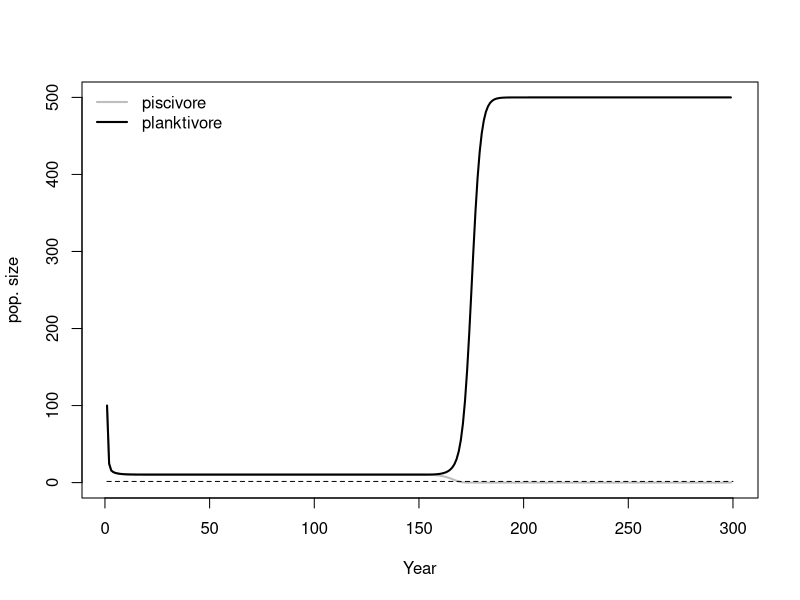

Write the R code that produced this figure. (Note: this script raises an error after producing the figure.)
#recreating Biggs et al. 2009 results using our version of her model
#trying to show how we can nest Bigg's original model in our version

setwd("C:/Users/jones/BoxSync/NDstuff/Dissertation/4/MultiSppModel/")
library(deSolve)
rm(list=ls())

#parameter definitions
# qE - harvest, species specific
# s - survial, species specific
# cJA - effect of adults of a given species on juveniles of a given species (cover cannibalism or interspecific predation)
# cJJ - effect of juveniles of one species on juveniles of the other (can be predation or competition)
# h - rate at which juveniles leave foraging arena for refuge, species specific
# v - rate at which juveniles enter foraging arena from refuge, species specific
# f - fecundity, species specific
tstep=1:300

#qE1Fun=approxfun(x=tstep,y=c(seq(0,by=0.1111,length.out = 113),rep(0,187)))
# qE2Fun=approxfun(x=tstep,y=seq(0,5,length.out = length(tstep)))
 qE1Fun=approxfun(x=tstep,y=rep(1.5, length(tstep)))
qE2Fun=approxfun(x=tstep,y=rep(1.5, length(tstep)))

# h1Fun=approxfun(x=tstep,y=seq(0,10,length.out = length(tstep)))
# h2Fun=approxfun(x=tstep,y=seq(0,10,length.out = length(tstep)))
h1Fun=approxfun(x=tstep,y=rep(8,length(tstep)))
h2Fun=approxfun(x=tstep,y=rep(8,length(tstep)))

# f1Fun=approxfun(x=tstep,y=seq(0,10,length.out = length(tstep)))
# f2Fun=approxfun(x=tstep,y=seq(0,10,length.out = length(tstep)))
f1Fun=approxfun(x=tstep,y=c(rep(2,length(tstep)*.5),seq(2,0,length.out = length(tstep)*.5)))
f2Fun=approxfun(x=tstep,y=rep(2,length(tstep)))


simBiggs<-function(t,y,params){
  A1<-y[1]
  A2<-y[2]
  J1<-y[3]
  J2<-y[4]
  with(as.list(params),{
    dA1dt=-qE1Fun(t)*A1+(s1-1)*A1+s1*J1
    dA2dt=-qE2Fun(t)*A2+(s2-1)*A2+s2*J2
    dJ1dt=-cJ1A1*J1*A1-cJ1J2*J2*J1-(cJ1A2*v1*A2*J1)/(h1Fun(t)+v1+cJ1A2*A2)+f1Fun(t)*A1
    dJ2dt=-cJ2A2*J2*A2-cJ2J1*J1*J2-(cJ2A1*v2*A1*J2)/(h2Fun(t)+v2+cJ2A1*A1)+f2Fun(t)*A2
    return(list(c(dA1dt,dA2dt,dJ1dt,dJ2dt)))
  })
}
p=c(s1=0.5,cJ1A1=0.001,cJ1A2=0.5,cJ1J2=0.003,v1=1,
    s2=0.5,cJ2A2=0.001,cJ2A1=0.5,cJ2J1=0.003,v2=1)
y0=c(100,100,0,0)
sim=ode(y=y0,times=tstep,func=simBiggs,parms=p)
#sim[nrow(sim),]
plot(sim[,1],sim[,2],type='l',ylim=c(0,max(sim[,2:3],na.rm = T)),col='grey',lwd=2,xlab = "Year",ylab = "pop. size")
lines(sim[,1],sim[,3],col='black',lwd=2)
lines(sim[,1],qE1Fun(sim[,1]),lty=2)
legend("topleft", legend = c("piscivore","planktivore"), col = c('grey','black'),lty = 1,lwd=2,bty = "n")
#lines(sim[,1],sim[,4],lty=2,col='grey')
#lines(sim[,1],sim[,5],lty=2,col='black')


### RECREATING BIGGS HARVEST RESULTS ####

store=data.frame(qEs=seq(0,8,length.out=30),A1=0,A2=0,J1=0,J2=0)
y0=c(100,10,0,0)
for(i in 1:nrow(store)){
  p=c(c(qE1=store$qEs[i],s1=0.5,cJ1A1=0.007,cJ1A2=0.003,cJ1J2=0.001,v1=1,h1=6,f1=1),
      c(qE2=0,s2=0.5,cJ2A2=0.007,cJ2A1=0.003,cJ2J1=0.001,v2=1,h2=6,f2=1))
  sim=ode(y=y0,times=times,func=simBiggs,parms=p)
  store$A1[i]=sim[nrow(sim),2]
  store$A2[i]=sim[nrow(sim),3]
  store$J1[i]=sim[nrow(sim),4]
  store$J2[i]=sim[nrow(sim),5]
}

plot(store$qEs,store$A1,lwd=3,type='l',ylim=c(0,max(store[,2:3])),ylab = "Abundance",xlab = "Harvest (q*E)",col='grey')
lines(store$qEs,store$A2,lwd=3,col='black')
legend("topright",legend = c("sp 1", "sp 2"), col = c("grey","black"),lwd=2,lty = 1,bty="n")


### RECREATING BIGGS RESULTS FOR SHORELINE DEVELOPMENT ####

store=data.frame(hs=seq(0,8,length.out=30),A1=0,A2=0,J1=0,J2=0)
y0=c(100,10,40,40)
for(i in 1:nrow(store)){
  p=c(c(qE1=0,s1=0.5,cJ1A1=0.007,cJ1A2=0.003,cJ1J2=0.001,v1=1,h1=store$hs[i],f1=1),
      c(qE2=0,s2=0.5,cJ2A2=0.007,cJ2A1=0.003,cJ2J1=0.001,v2=1,h2=6,f2=1))
  sim=ode(y=y0,times=times,func=simBiggs,parms=p)
  store$A1[i]=sim[nrow(sim),2]
  store$A2[i]=sim[nrow(sim),3]
  store$J1[i]=sim[nrow(sim),4]
  store$J2[i]=sim[nrow(sim),5]
}

plot(store$hs,store$A1,lwd=3,type='l',ylim=c(0,max(store[,2:3])),ylab = "Abundance",xlab = "Shoreline restoration", col='grey')
lines(store$hs,store$A2,lwd=3,col='black')
legend("topright",legend = c("sp 1", "sp 2"), col = c("grey","black"),lwd=2,lty = 1,bty="n")
